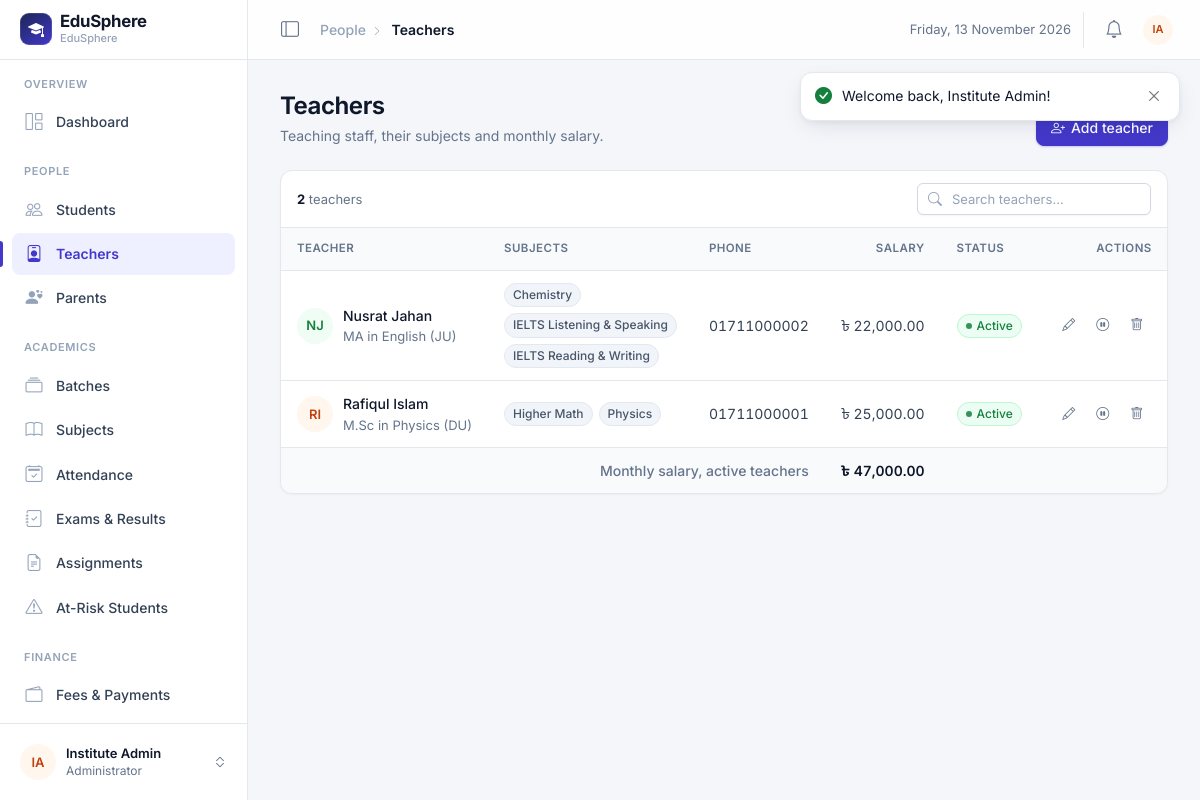
Screenshot of /admin/teachers.php (signed in) with the database file from the repository.
### tables this page shows
CREATE TABLE teachers (
    id            INT AUTO_INCREMENT PRIMARY KEY,
    user_id       INT NOT NULL UNIQUE,
    qualification VARCHAR(150) NULL,
    phone         VARCHAR(20) NULL,
    salary        DECIMAL(10,2) NOT NULL DEFAULT 0,
    joining_date  DATE NULL,
    FOREIGN KEY (user_id) REFERENCES users(id) ON DELETE CASCADE
);

CREATE TABLE users (
    id              INT AUTO_INCREMENT PRIMARY KEY,
    name            VARCHAR(100) NOT NULL,
    username        VARCHAR(50)  NOT NULL UNIQUE,
    email           VARCHAR(100) NOT NULL UNIQUE,
    password        VARCHAR(255) NOT NULL,               
    role            ENUM('admin','teacher','student','parent') NOT NULL,
    status          ENUM('active','inactive') NOT NULL DEFAULT 'active',
    failed_attempts INT NOT NULL DEFAULT 0,
    locked_until    DATETIME NULL,
    reset_token     VARCHAR(64) NULL,
    reset_expires   DATETIME NULL,
    created_at      DATETIME NOT NULL DEFAULT CURRENT_TIMESTAMP
);

CREATE TABLE subjects (
    id       INT AUTO_INCREMENT PRIMARY KEY,
    batch_id INT NOT NULL,
    name     VARCHAR(100) NOT NULL,
    code     VARCHAR(20)  NULL,
    FOREIGN KEY (batch_id) REFERENCES batches(id) ON DELETE CASCADE
);

### admin/teachers.php (the view, shortened to what this page needs)
<?php
require_once __DIR__ . '/../includes/functions.php';
$teachers = $pdo->query(
    'SELECT t.*, u.name, u.email, u.username, u.status FROM teachers t JOIN users u ON u.id = t.user_id ORDER BY u.name'
)->fetchAll();
$st = $pdo->prepare(
    'SELECT s.name, b.name AS batch FROM teacher_subjects ts
       JOIN subjects s ON s.id = ts.subject_id JOIN batches b ON b.id = s.batch_id
      WHERE ts.teacher_id = ? ORDER BY b.name, s.name'
);
foreach ($teachers as &$t) {
    $st->execute([$t['id']]);
    $t['subjects'] = $st->fetchAll();
}
$total_salary = array_sum(array_map(fn($t) => $t['status'] === 'active' ? $t['salary'] : 0, $teachers));
require __DIR__ . '/../includes/header.php';
?>
<?php page_head('Teachers', 'Teaching staff, their subjects and monthly salary.',
    '<a href="' . url('admin/teacher_form.php') . '" class="btn btn-brand"><i class="bi bi-person-plus"></i> Add teacher</a>'); ?>
<div class="card">
    <div class="table-toolbar">
        <span class="table-count"><strong><?= count($teachers) ?></strong> teacher<?= count($teachers) === 1 ? '' : 's' ?></span>
        <div class="search-input"><i class="bi bi-search"></i>
            <input type="search" class="form-control form-control-sm" placeholder="Search teachers…" data-table-search="#teacherTable" aria-label="Search teachers">
        </div>
    </div>
    <div class="table-responsive">
        <table class="table table-hover table-stack" id="teacherTable">
            <thead>
            <tr><th>Teacher</th><th>Subjects</th><th>Phone</th><th class="num">Salary</th><th>Status</th><th class="text-end">Actions</th></tr>
            </thead>
            <tbody>
            <?php foreach ($teachers as $t): ?>
                <tr>
                    <td>
                        <div class="person">
                            <?= avatar($t['name']) ?>
                            <div class="min-w-0">
                                <a class="person-name" href="<?= url('admin/teacher_form.php?id=' . $t['id']) ?>"><?= e($t['name']) ?></a>
                                <div class="person-sub"><?= e($t['qualification'] ?: $t['email']) ?></div>
                            </div>
                        </div>
                    </td>
                    <td data-label="Subjects">
                        <div class="filter-chip-row">
                            <?php foreach ($t['subjects'] as $s): ?>
                                <span class="badge text-bg-light" title="<?= e($s['batch']) ?>"><?= e($s['name']) ?></span>
                            <?php endforeach; ?>
                        </div>
                    </td>
                    <td data-label="Phone" class="tabular"><?= e($t['phone']) ?: '<span class="text-muted">—</span>' ?></td>
                    <td data-label="Salary" class="num"><?= money($t['salary']) ?></td>
                    <td data-label="Status"><?= status_badge($t['status']) ?></td>
                    <td class="text-end row-actions-cell">
                        <div class="row-actions">
                            <a href="<?= url('admin/teacher_form.php?id=' . $t['id']) ?>" class="btn btn-sm btn-ghost btn-icon is-primary" title="Edit" aria-label="Edit"><i class="bi bi-pencil"></i></a>
                            <form method="post">
                                <button name="action" value="toggle" class="btn btn-sm btn-ghost btn-icon"
                                        title="<?= $t['status'] === 'active' ? 'Deactivate' : 'Activate' ?>" aria-label="<?= $t['status'] === 'active' ? 'Deactivate' : 'Activate' ?>">
                                    <i class="bi bi-<?= $t['status'] === 'active' ? 'pause-circle' : 'play-circle' ?>"></i></button>
                                <button name="action" value="delete" class="btn btn-sm btn-ghost btn-icon is-danger" title="Delete" aria-label="Delete"
                                        data-confirm-title="Remove <?= e($t['name']) ?>?"
                                        data-confirm="Their login and all assignments they uploaded will be deleted. To keep their records, deactivate the account instead."><i class="bi bi-trash"></i></button>
                            </form>
                        </div>
                    </td>
                </tr>
            <?php endforeach; ?>
            </tbody>
            <?php if ($teachers): ?>
            <tfoot>
                <tr><td colspan="3" class="text-end text-muted fw-medium">Monthly salary, active teachers</td><td class="num"><?= money($total_salary) ?></td><td colspan="2"></td></tr>
            </tfoot>
            <?php endif; ?>
        </table>
    </div>
</div>
<?php require __DIR__ . '/../includes/footer.php'; ?>

### includes/functions.php (shortened to what this page needs)
<?php
function e($value): string
{
    return htmlspecialchars((string)($value ?? ''), ENT_QUOTES, 'UTF-8');
}
function url(string $path = ''): string
{
    return BASE_URL . '/' . ltrim($path, '/');
}
function show_flash(): void
{
    $icons = ['success' => 'check-circle-fill', 'danger' => 'exclamation-octagon-fill',
              'warning' => 'exclamation-triangle-fill', 'info' => 'info-circle-fill'];
    echo '<div class="toast-stack" aria-live="polite">';
    foreach ($_SESSION['flash'] as $f) {
        $type = isset($icons[$f['type']]) ? $f['type'] : 'info';
        echo '<div class="es-toast is-' . $type . '" role="' . ($type === 'danger' ? 'alert' : 'status') . '" data-autohide="'
            . (in_array($type, ['success', 'info'], true) ? '1' : '0') . '">'
            . '<i class="bi bi-' . $icons[$type] . '"></i>'
            . '<div class="es-toast-msg">' . e($f['msg']) . '</div>'
            . '<button type="button" class="btn-close" aria-label="Close"></button></div>';
    }
    echo '</div>';
}
function page_head(string $title, string $sub = '', string $actions = '', ?array $back = null): void
{
    echo '<div class="page-head"><div><h1>' . e($title) . '</h1>';
    if ($sub !== '') echo '<p class="page-sub">' . $sub . '</p>';
    echo '</div>';
    if ($actions !== '') echo '<div class="page-actions no-print">' . $actions . '</div>';
    echo '</div>';
}
function initials(string $name): string
{
    $parts = preg_split('/\s+/', trim($name)) ?: [];
    $out = '';
    foreach (array_slice($parts, 0, 2) as $p) {
        $out .= mb_strtoupper(mb_substr($p, 0, 1));
    }
    return $out ?: '?';
}
function avatar(string $name, ?string $photo = null, string $size = ''): string
{
    $cls = 'avatar' . ($size ? ' avatar-' . $size : '');
    $tone = (abs(crc32($name)) % 5) + 1;
    return '<span class="' . $cls . ' tone-' . $tone . '" aria-hidden="true">' . e(initials($name)) . '</span>';
}
function money($amount): string
{
    return '৳' . "\u{00A0}" . number_format((float)$amount, 2);
}
function status_badge(string $status): string
{
    $map = [
        'Present' => 'success', 'Absent' => 'danger', 'Late' => 'warning',
        'Paid' => 'success', 'Partial' => 'warning', 'Unpaid' => 'danger',
        'active' => 'success', 'inactive' => 'secondary',
    ];
    $c = $map[$status] ?? 'secondary';
    return '<span class="badge dot text-bg-' . $c . '">' . e(ucfirst($status)) . '</span>';
}

### rows the page displays
teachers: user.name "NJ", user.name "Nusrat Jahan", qualification "MA in English (JU)", phone "01711000002", salary "৳ 22,000.00", user.status "Active"
subjects: name "Chemistry"
subjects: name "IELTS Listening & Speaking"
subjects: name "IELTS Reading & Writing"
teachers: user.name "RI", user.name "Rafiqul Islam", qualification "M.Sc in Physics (DU)", phone "01711000001", salary "৳ 25,000.00", user.status "Active"
subjects: name "Higher Math"
subjects: name "Physics"

### other values shown
$f['msg'] "Welcome back, Institute Admin!"
APP_NAME "EduSphere"
INSTITUTE_NAME "EduSphere"
$group "OVERVIEW"
$label "Dashboard"
$group "PEOPLE"
$label "Students"
$label "Teachers"
$label "Parents"
$group "ACADEMICS"
$label "Batches"
$label "Subjects"
$label "Attendance"
$label "Exams & Results"
$label "Assignments"
